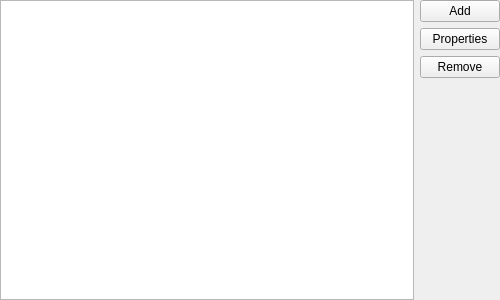
<ui version="4.0" >
 <class>Tools</class>
 <widget class="QWidget" name="Tools" >
  <property name="geometry" >
   <rect>
    <x>0</x>
    <y>0</y>
    <width>500</width>
    <height>300</height>
   </rect>
  </property>
  <property name="minimumSize" >
   <size>
    <width>500</width>
    <height>300</height>
   </size>
  </property>
  <property name="windowTitle" >
   <string>Tools</string>
  </property>
  <layout class="QHBoxLayout" >
   <property name="spacing" >
    <number>-1</number>
   </property>
   <property name="leftMargin" >
    <number>0</number>
   </property>
   <property name="topMargin" >
    <number>0</number>
   </property>
   <property name="rightMargin" >
    <number>0</number>
   </property>
   <property name="bottomMargin" >
    <number>0</number>
   </property>
   <item>
    <widget class="QTreeView" name="toolsListView" >
     <property name="alternatingRowColors" >
      <bool>true</bool>
     </property>
     <property name="rootIsDecorated" >
      <bool>false</bool>
     </property>
     <property name="uniformRowHeights" >
      <bool>true</bool>
     </property>
     <property name="itemsExpandable" >
      <bool>false</bool>
     </property>
     <property name="allColumnsShowFocus" >
      <bool>true</bool>
     </property>
    </widget>
   </item>
   <item>
    <layout class="QVBoxLayout" >
     <property name="spacing" >
      <number>6</number>
     </property>
     <property name="leftMargin" >
      <number>0</number>
     </property>
     <property name="topMargin" >
      <number>0</number>
     </property>
     <property name="rightMargin" >
      <number>0</number>
     </property>
     <property name="bottomMargin" >
      <number>0</number>
     </property>
     <item>
      <widget class="KPushButton" name="addButton" >
       <property name="text" >
        <string>Add</string>
       </property>
       <property name="shortcut" >
        <string/>
       </property>
       <property name="stdItem" stdset="0" >
        <number>27</number>
       </property>
      </widget>
     </item>
     <item>
      <widget class="KPushButton" name="propertiesButton" >
       <property name="text" >
        <string>Properties</string>
       </property>
       <property name="shortcut" >
        <string/>
       </property>
       <property name="stdItem" stdset="0" >
        <number>30</number>
       </property>
      </widget>
     </item>
     <item>
      <widget class="KPushButton" name="removeButton" >
       <property name="text" >
        <string>Remove</string>
       </property>
       <property name="stdItem" stdset="0" >
        <number>28</number>
       </property>
      </widget>
     </item>
     <item>
      <spacer>
       <property name="orientation" >
        <enum>Qt::Vertical</enum>
       </property>
       <property name="sizeType" >
        <enum>QSizePolicy::Expanding</enum>
       </property>
       <property name="sizeHint" >
        <size>
         <width>20</width>
         <height>40</height>
        </size>
       </property>
      </spacer>
     </item>
    </layout>
   </item>
  </layout>
 </widget>
 <layoutdefault spacing="6" margin="11" />
 <pixmapfunction>qPixmapFromMimeSource</pixmapfunction>
 <customwidgets>
  <customwidget>
   <class>KPushButton</class>
   <extends>QPushButton</extends>
   <header>kpushbutton.h</header>
  </customwidget>
 </customwidgets>
 <includes>
  <include location="local" >kpushbutton.h</include>
 </includes>
 <resources/>
 <connections>
  <connection>
   <sender>addButton</sender>
   <signal>clicked()</signal>
   <receiver>Tools</receiver>
   <slot>addClicked()</slot>
   <hints>
    <hint type="sourcelabel" >
     <x>20</x>
     <y>20</y>
    </hint>
    <hint type="destinationlabel" >
     <x>20</x>
     <y>20</y>
    </hint>
   </hints>
  </connection>
  <connection>
   <sender>propertiesButton</sender>
   <signal>clicked()</signal>
   <receiver>Tools</receiver>
   <slot>propertiesClicked()</slot>
   <hints>
    <hint type="sourcelabel" >
     <x>20</x>
     <y>20</y>
    </hint>
    <hint type="destinationlabel" >
     <x>20</x>
     <y>20</y>
    </hint>
   </hints>
  </connection>
  <connection>
   <sender>removeButton</sender>
   <signal>clicked()</signal>
   <receiver>Tools</receiver>
   <slot>removeClicked()</slot>
   <hints>
    <hint type="sourcelabel" >
     <x>20</x>
     <y>20</y>
    </hint>
    <hint type="destinationlabel" >
     <x>20</x>
     <y>20</y>
    </hint>
   </hints>
  </connection>
 </connections>
</ui>
